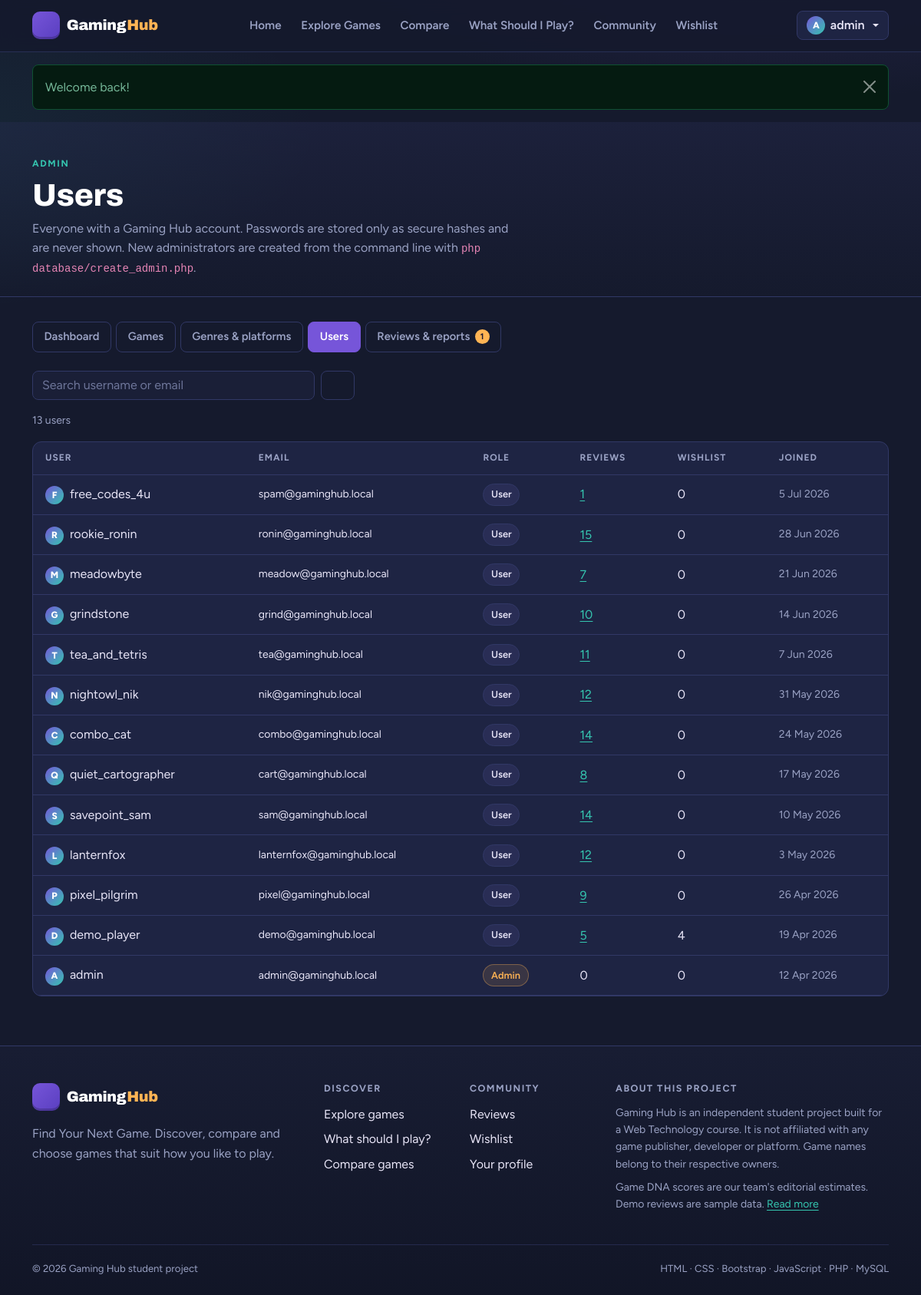
The page /admin/users.php (signed in) on the database its author committed.
### tables this page shows
CREATE TABLE users (
  id            INT UNSIGNED NOT NULL AUTO_INCREMENT,
  username      VARCHAR(30)  NOT NULL,
  email         VARCHAR(190) NOT NULL,
  password_hash VARCHAR(255) NOT NULL,
  role          ENUM('user','admin') NOT NULL DEFAULT 'user',
  bio           VARCHAR(280) NULL,
  created_at    DATETIME NOT NULL DEFAULT CURRENT_TIMESTAMP,
  PRIMARY KEY (id),
  UNIQUE KEY uq_users_username (username),
  UNIQUE KEY uq_users_email (email)
);

### includes/db.php (called while the page is built)
<?php
function db(): PDO
{
    static $pdo = null;
    if ($pdo === null) {
        $dsn = sprintf('mysql:host=%s;port=%d;dbname=%s;charset=utf8mb4',
            config('db_host'), (int) config('db_port', 3306), config('db_name'));
        try {
            $pdo = new PDO($dsn, config('db_user'), config('db_pass'), [
                PDO::ATTR_ERRMODE            => PDO::ERRMODE_EXCEPTION,
                PDO::ATTR_DEFAULT_FETCH_MODE => PDO::FETCH_ASSOC,
                PDO::ATTR_EMULATE_PREPARES   => false,
            ]);
        } catch (PDOException $e) {
            throw new RuntimeException('Could not connect to the database: ' . $e->getMessage());
        }
    }
    return $pdo;
}
function db_query(string $sql, array $params = []): PDOStatement
{
    $stmt = db()->prepare($sql);
    $stmt->execute($params);
    return $stmt;
}
function db_one(string $sql, array $params = []): ?array
{
    $row = db_query($sql, $params)->fetch();
    return $row === false ? null : $row;
}
function db_all(string $sql, array $params = []): array
{
    return db_query($sql, $params)->fetchAll();
}
function db_value(string $sql, array $params = []): mixed
{
    $value = db_query($sql, $params)->fetchColumn();
    return $value === false ? null : $value;
}

### includes/auth.php (called while the page is built, shortened)
<?php
function current_user(): ?array
{
    static $user = false;
    if ($user === false) {
        $user = null;
        if (!empty($_SESSION['user_id'])) {
            $user = db_one('SELECT id, username, email, role, bio, created_at FROM users WHERE id = ?', [$_SESSION['user_id']]);
        }
    }
    return $user;
}
function require_login(): array
{
    $user = current_user();
    return $user;
}
function require_admin(): array
{
    $user = require_login();
    return $user;
}

### admin/users.php (the view, shortened to what this page needs)
<?php
require APP_ROOT . '/includes/admin.php';
$admin = require_admin();
$q = str_param($_GET, 'q', 80);
$where = '1 = 1';
$params = [];
$users = db_all("SELECT u.id, u.username, u.email, u.role, u.created_at,
                        (SELECT COUNT(*) FROM reviews r WHERE r.user_id = u.id) AS reviews,
                        (SELECT COUNT(*) FROM reviews r WHERE r.user_id = u.id AND r.is_hidden = 1) AS hidden_reviews,
                        (SELECT COUNT(*) FROM wishlists w WHERE w.user_id = u.id) AS wishlist
                   FROM users u WHERE $where ORDER BY u.created_at DESC", $params);
require APP_ROOT . '/includes/header.php';
?>
<main>
  <header class="page-head">
    <div class="container">
      <span class="eyebrow">Admin</span>
      <h1>Users</h1>
      <p>Everyone with a Gaming Hub account. Passwords are stored only as secure hashes and are never shown.
         New administrators are created from the command line with <code>php database/create_admin.php</code>.</p>
    </div>
  </header>
  <div class="container">
    <?= render_admin_nav('users') ?>
    <form class="d-flex gap-2 mb-3" method="get" role="search" style="max-width: 420px">
      <input class="form-control" id="user-q" type="search" name="q" value="<?= e($q) ?>" placeholder="Search username or email">
      <button class="btn btn-ghost" type="submit"><?= icon('search') ?></button>
    </form>
    <p class="small text-soft"><?= plural(count($users), 'user') ?></p>
    <div class="table-wrap">
      <table class="table table-hover">
        <thead><tr><th>User</th><th>Email</th><th>Role</th><th>Reviews</th><th>Wishlist</th><th>Joined</th></tr></thead>
        <tbody>
          <?php foreach ($users as $u): ?>
            <tr>
              <td><span class="avatar avatar--sm me-1" aria-hidden="true"><?= e(mb_strtoupper(mb_substr($u['username'], 0, 1))) ?></span> <?= e($u['username']) ?></td>
              <td class="small"><?= e($u['email']) ?></td>
              <td><?= $u['role'] === 'admin' ? '<span class="tag tag--amber">Admin</span>' : '<span class="tag">User</span>' ?></td>
              <td>
                <?php if ($u['reviews']): ?>
                  <a href="<?= e(url('admin/reviews.php?tab=all&user=' . $u['id'])) ?>"><?= (int) $u['reviews'] ?></a>
                <?php else: ?>0<?php endif; ?>
              </td>
              <td><?= (int) $u['wishlist'] ?></td>
              <td class="small text-soft text-nowrap"><?= e(format_date($u['created_at'])) ?></td>
            </tr>
          <?php endforeach; ?>
        </tbody>
      </table>
    </div>
  </div>
</main>
<?php require APP_ROOT . '/includes/footer.php'; ?>

### includes/navbar.php (shortened to what this page needs)
<?php
$navItems = [
    'home'      => ['index.php', 'Home'],
    'explore'   => ['explore.php', 'Explore Games'],
    'compare'   => ['compare.php', 'Compare'],
    'recommend' => ['recommend.php', 'What Should I Play?'],
    'community' => ['reviews.php', 'Community'],
    'wishlist'  => ['wishlist.php', 'Wishlist'],
];
?>
<nav class="navbar navbar-expand-lg site-nav" aria-label="Main">
  <div class="container">
    <a class="navbar-brand logo" href="<?= e(url('index.php')) ?>" aria-label="Gaming Hub home">
      <span class="logo__mark" aria-hidden="true"><?= icon('gamepad') ?></span>
      <span class="logo__word">Gaming<span>Hub</span></span>
    </a>
    <div class="collapse navbar-collapse" id="mainNav">
      <ul class="navbar-nav mx-lg-auto">
        <?php foreach ($navItems as $key => [$href, $label]): ?>
          <li class="nav-item">
            <a class="nav-link<?= $activeNav === $key ? ' active' : '' ?>" href="<?= e(url($href)) ?>"
               <?= $activeNav === $key ? 'aria-current="page"' : '' ?>>
              <?= e($label) ?>
            </a>
          </li>
        <?php endforeach; ?>
      </ul>
      <div class="nav-account">
        <?php if ($user): ?>
          <div class="dropdown">
            <button class="btn btn-account dropdown-toggle" type="button" data-bs-toggle="dropdown" aria-expanded="false">
              <span class="avatar avatar--sm" aria-hidden="true"><?= e(mb_strtoupper(mb_substr($user['username'], 0, 1))) ?></span>
              <?= e($user['username']) ?>
            </button>
          </div>
        <?php else: ?>
          <a class="btn btn-ghost btn-sm" href="<?= e(url('login.php')) ?>">Log in</a>
          <a class="btn btn-amber btn-sm" href="<?= e(url('register.php')) ?>">Sign up</a>
        <?php endif; ?>
      </div>
    </div>
  </div>
</nav>

### rows shown on the page
users: username "A", username "admin", email "admin@gaminghub.local", role "Admin", shows "0", wishlist "0", created_at "12 Apr 2026"
users: username "F", username "free_codes_4u", email "spam@gaminghub.local", role "User", reviews "1", wishlist "0", created_at "5 Jul 2026"
users: username "R", username "rookie_ronin", email "ronin@gaminghub.local", role "User", reviews "15", wishlist "0", created_at "28 Jun 2026"
users: username "M", username "meadowbyte", email "meadow@gaminghub.local", role "User", reviews "7", wishlist "0", created_at "21 Jun 2026"
users: username "G", username "grindstone", email "grind@gaminghub.local", role "User", reviews "10", wishlist "0", created_at "14 Jun 2026"
users: username "T", username "tea_and_tetris", email "tea@gaminghub.local", role "User", reviews "11", wishlist "0", created_at "7 Jun 2026"
users: username "N", username "nightowl_nik", email "nik@gaminghub.local", role "User", reviews "12", wishlist "0", created_at "31 May 2026"
users: username "C", username "combo_cat", email "combo@gaminghub.local", role "User", reviews "14", wishlist "0", created_at "24 May 2026"
users: username "Q", username "quiet_cartographer", email "cart@gaminghub.local", role "User", reviews "8", wishlist "0", created_at "17 May 2026"
users: username "S", username "savepoint_sam", email "sam@gaminghub.local", role "User", reviews "14", wishlist "0", created_at "10 May 2026"
users: username "L", username "lanternfox", email "lanternfox@gaminghub.local", role "User", reviews "12", wishlist "0", created_at "3 May 2026"
users: username "P", username "pixel_pilgrim", email "pixel@gaminghub.local", role "User", reviews "9", wishlist "0", created_at "26 Apr 2026"
users: username "D", username "demo_player", email "demo@gaminghub.local", role "User", reviews "5", wishlist "4", created_at "19 Apr 2026"

### other values the page prints
$label "Home"
$label "Explore Games"
$label "Compare"
$label "What Should I Play?"
$label "Community"
$label "Wishlist"
$f['message'] "Welcome back!"
$label "Dashboard"
$label "Games"
$label "Genres & platforms"
$label "Users"
$label "Reviews & reports"
$openReports "1"
plural(count($users), 'user') "13 users"
